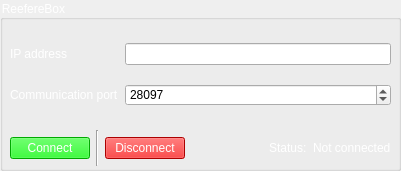
   <widget class="QGroupBox" name="refbox_group">
    <property name="geometry">
     <rect>
      <x>910</x>
      <y>200</y>
      <width>401</width>
      <height>171</height>
     </rect>
    </property>
    <property name="font">
     <font>
      <family>MS Shell Dlg 2</family>
      <pointsize>9</pointsize>
      <weight>50</weight>
      <italic>false</italic>
      <bold>false</bold>
     </font>
    </property>
    <property name="styleSheet">
     <string notr="true">color: rgb(255, 255, 255);</string>
    </property>
    <property name="title">
     <string>ReefereBox</string>
    </property>
    <property name="flat">
     <bool>false</bool>
    </property>
    <property name="checkable">
     <bool>false</bool>
    </property>
    <widget class="QWidget" name="layoutWidget_21">
     <property name="geometry">
      <rect>
       <x>10</x>
       <y>30</y>
       <width>381</width>
       <height>91</height>
      </rect>
     </property>
     <layout class="QGridLayout" name="_5">
      <property name="leftMargin">
       <number>0</number>
      </property>
      <property name="topMargin">
       <number>0</number>
      </property>
      <property name="rightMargin">
       <number>0</number>
      </property>
      <property name="bottomMargin">
       <number>0</number>
      </property>
      <property name="spacing">
       <number>6</number>
      </property>
      <item row="2" column="0">
       <widget class="QLabel" name="DestPort_lb_2">
        <property name="text">
         <string>Communication port</string>
        </property>
       </widget>
      </item>
      <item row="1" column="1">
       <widget class="QLineEdit" name="address_val_2">
        <property name="focusPolicy">
         <enum>Qt::StrongFocus</enum>
        </property>
        <property name="styleSheet">
         <string notr="true">color: rgb(0, 0, 0);</string>
        </property>
       </widget>
      </item>
      <item row="2" column="1">
       <widget class="QSpinBox" name="port_val_2">
        <property name="styleSheet">
         <string notr="true">color: rgb(0, 0, 0);</string>
        </property>
        <property name="maximum">
         <number>32767</number>
        </property>
        <property name="value">
         <number>28097</number>
        </property>
       </widget>
      </item>
      <item row="1" column="0">
       <widget class="QLabel" name="address_lb_2">
        <property name="text">
         <string>IP address</string>
        </property>
       </widget>
      </item>
     </layout>
    </widget>
    <widget class="QWidget" name="layoutWidget_22">
     <property name="geometry">
      <rect>
       <x>10</x>
       <y>130</y>
       <width>381</width>
       <height>36</height>
      </rect>
     </property>
     <layout class="QHBoxLayout" name="_6">
      <property name="spacing">
       <number>6</number>
      </property>
      <property name="leftMargin">
       <number>0</number>
      </property>
      <property name="topMargin">
       <number>0</number>
      </property>
      <property name="rightMargin">
       <number>0</number>
      </property>
      <property name="bottomMargin">
       <number>0</number>
      </property>
      <item>
       <widget class="QPushButton" name="connectBtn_2">
        <property name="font">
         <font>
          <family>MS Shell Dlg 2</family>
          <pointsize>9</pointsize>
          <weight>50</weight>
          <italic>false</italic>
          <bold>false</bold>
         </font>
        </property>
        <property name="focusPolicy">
         <enum>Qt::StrongFocus</enum>
        </property>
        <property name="styleSheet">
         <string notr="true">background-color: rgb(0, 236, 0);</string>
        </property>
        <property name="text">
         <string>Connect</string>
        </property>
        <property name="checkable">
         <bool>false</bool>
        </property>
       </widget>
      </item>
      <item>
       <widget class="Line" name="line_2">
        <property name="orientation">
         <enum>Qt::Vertical</enum>
        </property>
       </widget>
      </item>
      <item>
       <widget class="QPushButton" name="disconnectBtn_2">
        <property name="font">
         <font>
          <family>MS Shell Dlg 2</family>
          <pointsize>9</pointsize>
          <weight>50</weight>
          <italic>false</italic>
          <bold>false</bold>
         </font>
        </property>
        <property name="focusPolicy">
         <enum>Qt::StrongFocus</enum>
        </property>
        <property name="styleSheet">
         <string notr="true">background-color: rgb(239, 0, 0);</string>
        </property>
        <property name="text">
         <string>Disconnect</string>
        </property>
        <property name="checkable">
         <bool>false</bool>
        </property>
       </widget>
      </item>
      <item>
       <spacer name="horizontalSpacer_2">
        <property name="orientation">
         <enum>Qt::Horizontal</enum>
        </property>
        <property name="sizeHint" stdset="0">
         <size>
          <width>40</width>
          <height>20</height>
         </size>
        </property>
       </spacer>
      </item>
      <item>
       <layout class="QHBoxLayout" name="_7">
        <property name="spacing">
         <number>6</number>
        </property>
        <property name="leftMargin">
         <number>0</number>
        </property>
        <property name="topMargin">
         <number>0</number>
        </property>
        <property name="rightMargin">
         <number>0</number>
        </property>
        <property name="bottomMargin">
         <number>0</number>
        </property>
        <item>
         <widget class="QLabel" name="Status_lb_2">
          <property name="text">
           <string>Status:</string>
          </property>
         </widget>
        </item>
        <item>
         <widget class="QLabel" name="status_val_2">
          <property name="text">
           <string>Not connected</string>
          </property>
         </widget>
        </item>
       </layout>
      </item>
     </layout>
    </widget>
   </widget>
